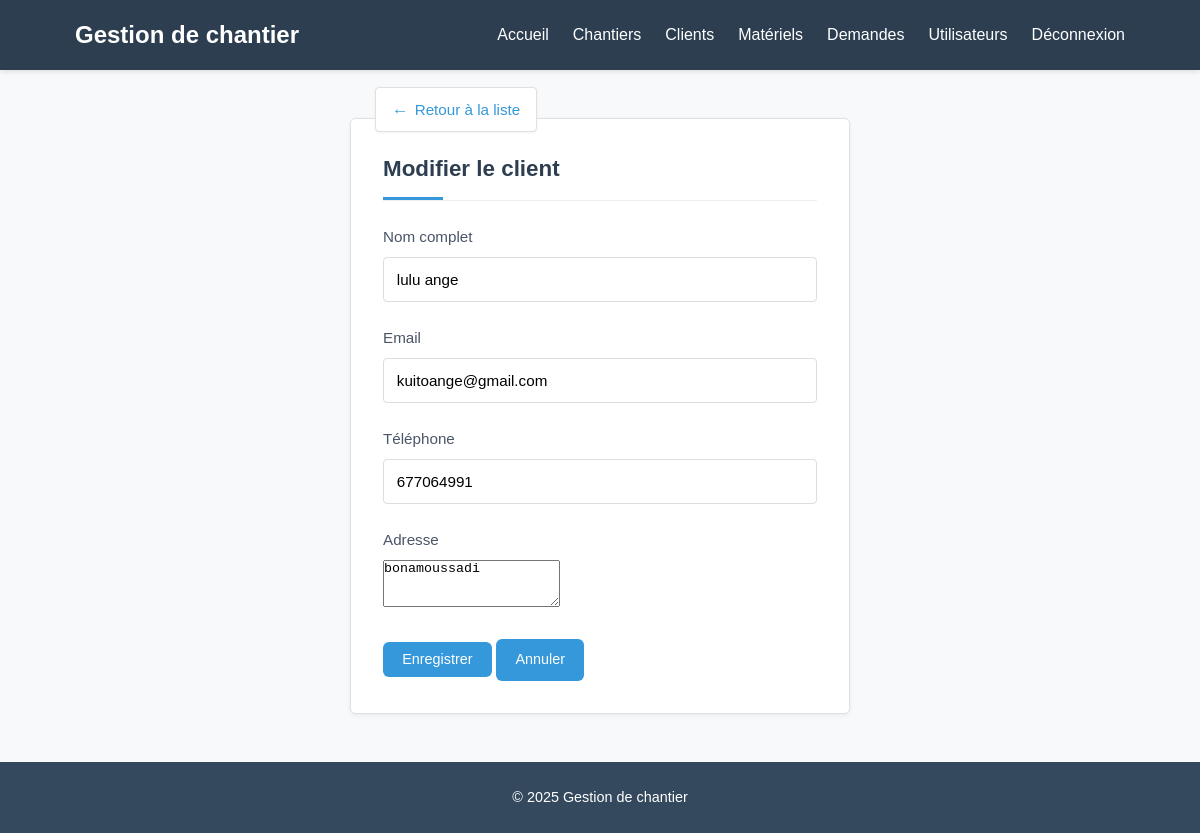
The page /pages/clients/modifier.php?id=1 (signed in) on the database its author committed.
### tables this page shows
CREATE TABLE `clients` (
  `id` int(11) NOT NULL,
  `nom` varchar(100) NOT NULL,
  `email` varchar(100) DEFAULT NULL,
  `telephone` varchar(20) DEFAULT NULL,
  `adresse` text DEFAULT NULL
);

### pages/clients/modifier.php (the view, shortened to what this page needs)
<?php
require_once '../../includes/config.php';
$id = $_GET['id'];
$stmt = $db->prepare("SELECT * FROM clients WHERE id = ?");
$stmt->execute([$id]);
$client = $stmt->fetch();
require_once '../../includes/header.php';
?>
<link rel="stylesheet" href="../../assets/css/ajouter.css">
<link rel="stylesheet" href="../../assets/css/style.css">
<a href="liste.php" class="lien-retour">← Retour à la liste</a>
<div class="ajouter-container">
    <h2>Modifier le client</h2>
    <form method="POST">
    <a href="liste.php" class="lien-retour">Retour à la liste</a>
        <div class="form-group">
            <label>Nom complet</label>
            <input type="text" name="nom" value="<?= htmlspecialchars($_POST['nom'] ?? $client['nom']) ?>" required>
        </div>
        <div class="form-group">
            <label>Email</label>
            <input type="email" name="email" value="<?= htmlspecialchars($_POST['email'] ?? $client['email']) ?>">
        </div>
        <div class="form-group">
            <label>Téléphone</label>
            <input type="tel" name="telephone" value="<?= htmlspecialchars($_POST['telephone'] ?? $client['telephone']) ?>">
        </div>
        <div class="form-group">
            <label>Adresse</label>
            <textarea name="adresse" rows="3"><?= htmlspecialchars($_POST['adresse'] ?? $client['adresse']) ?></textarea>
        </div>
        <button type="submit" class="btn">Enregistrer</button>
        <a href="liste.php" class="btn">Annuler</a>
    </form>
</div>
<?php require_once '../../includes/footer.php'; ?>

### assets/css/style.css (style rules this page uses)
* { margin: 0; padding: 0; box-sizing: border-box; }
body { font-family: 'Arial', sans-serif; line-height: 1.6; color: #333; background-color: #f8f9fa; display: flex; flex-direction: column; min-height: 100vh; }
.btn { display: inline-block; background: #3498db; color: white; padding: 0.6rem 1.2rem; border-radius: 6px; text-decoration: none; font-size: 0.9rem; transition: background 0.3s; }
h2 { color: #2c3e50; font-size: 1.8rem; margin-bottom: 1.5rem; padding-bottom: 0.5rem; position: relative; }
h2::after { content: ''; position: absolute; left: 0; bottom: 0; width: 60px; height: 3px; background: #3498db; }

### assets/css/ajouter.css (style rules this page uses)
.ajouter-container { position: relative; max-width: 500px; margin: 3rem auto; padding: 2rem; background: #fff; border: 1px solid #e0e0e0; border-radius: 5px; box-shadow: 0 2px 5px rgba(0,0,0,0.05); }
.ajouter-container h2 { color: #2c3e50; font-size: 1.4rem; margin-bottom: 1.5rem; padding-bottom: 0.8rem; border-bottom: 1px solid #eee; }
.lien-retour { position: absolute; left: 1.5rem; top: -2rem; color: #3498db; text-decoration: none; font-size: 0.95rem; display: flex; align-items: center; background: white; padding: 0.5rem 1rem; border-radius: 4px; border: 1px solid #e0e0e0; box-shadow: 0 1px 3px rgba(0,0,0,0.05); transition: all 0.2s; }
.lien-retour::before { content: "←"; margin-right: 6px; font-weight: bold; font-size: 1.1em; }
.form-group { margin-bottom: 1.5rem; }
.form-group label { display: block; margin-bottom: 0.5rem; color: #4a5568; font-size: 0.95rem; font-weight: 500; }
.form-group input { width: 100%; padding: 0.8rem; border: 1px solid #ddd; border-radius: 4px; font-size: 0.95rem; transition: all 0.2s; }
.btn { padding: 0.8rem 1.5rem; border-radius: 4px; font-size: 0.95rem; font-weight: 500; cursor: pointer; transition: all 0.2s; text-align: center; }
.btn[type="submit"] { background-color: #3498db; color: white; border: none; }

### rows shown on the page
clients: nom "lulu ange", email "kuitoange@gmail.com", telephone "677064991", adresse "bonamoussadi"
